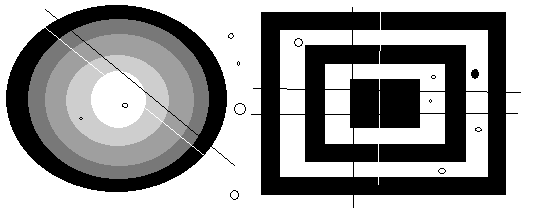
#> input picture CV02/circles_rects_noise.png, 544 x 219 px
$ python morph1.py
#> lines starting #> are read from the running program, lines starting #| are printed output that depends on the picture; after the words box and inside, x2 and y2 are one past the last pixel; in counts of white or black regions, pixels touching at a corner belong together
"""

1. 개요
    단순한 erode(), dilate() 함수의 용법을 적용하여 결과를 관찰한다.


erode(), dilate() 함수의 용법
    erode(), dilate() 함수는 iterations 회수를 지정할 수 있다.
    iterations=1일 때는 생략할 수 있다.
    사례: img1 = cv.erode(img, s, iterations=3)
    사례: img1 = cv.dilate(img, s, iterations=3)
    사례: cv.erode(img, s, iterations=1) = cv.erode(img, s, iterations=3)

"""

import cv2 as cv
import numpy as np

# step1: 아래 그레이 영상 혹은 칼라 영상 중의 하나를 선택하여 사용하시오.
#img = cv.imread('circles_rects.png', cv.IMREAD_GRAYSCALE)
img = cv.imread('circles_rects_noise.png', cv.IMREAD_GRAYSCALE)
#> img is the input picture: shape (219, 544); min 0, max 255, mean 158.7
#img = cv.imread('circles_rects_2.png', cv.IMREAD_GRAYSCALE)
cv.imshow("step1: original", img)
print(f"shape={img.shape}, dtype={img.dtype}")
#| shape=(219, 544), dtype=uint8

# step2: 필요시 이진화 시켜 활용
ret, img = cv.threshold(img, 0, 255, cv.THRESH_BINARY_INV+cv.THRESH_OTSU)
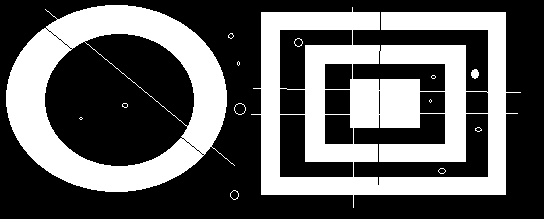
#> img: shape (219, 544); 37.3% white; 14 white regions (8 under 20 px), largest, box (x1, y1, x2, y2) and area: (251, 7, 521, 208) 27134, (6, 5, 235, 192) 17077, (471, 69, 479, 79) 61, (234, 103, 246, 115) 32, (294, 38, 303, 47) 24, (230, 190, 239, 200) 24
#> ret = 120
cv.imshow('step2: input for morphology operation', img)
print(f"shape={img.shape}, dtype={img.dtype}")
#| shape=(219, 544), dtype=uint8
key=cv.waitKey()
#> (key Esc is pressed here)

# 여러 종류의 StructuringElement중 하나를 정의하여 사용한다.
s3= cv.getStructuringElement(cv.MORPH_RECT, (3,3))
s5= cv.getStructuringElement(cv.MORPH_RECT, (5,5))
#s= cv.getStructuringElement(cv.MORPH_CROSS, (7,7))
#s= cv.getStructuringElement(cv.MORPH_ELLIPSE, (3,3))

# step3: iterations=1일 때의 침식과 팽창 결과를 한 화면에 보인다.
img1 = cv.erode(img, s3)     # iterations=1
#> img1: shape (219, 544); 33% white; 8 white regions, largest, box (x1, y1, x2, y2) and area: (262, 13, 505, 194) 12621, (7, 30, 201, 191) 8416, (48, 6, 226, 153) 6985
img2 = cv.dilate(img, s3)     # iterations=1
#> img2: shape (219, 544); 42.2% white; 13 white regions, largest, box (x1, y1, x2, y2) and area: (250, 6, 522, 209) 30663, (5, 4, 236, 193) 18997, (233, 102, 247, 116) 120
cv.imshow('step3: Erosion(3x3, iterations=1)|Dilation(3x3, iterations=1)', cv.hconcat((img1, img2)))
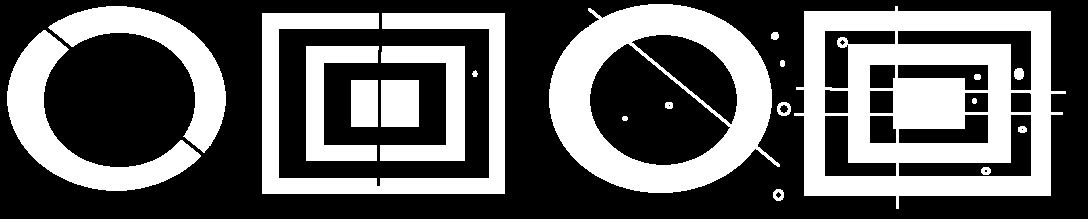
#> window 'step3: Erosion(3x3, iterations': shape (219, 1088); 37.6% white; 21 white regions, largest, box (x1, y1, x2, y2) and area: (794, 6, 1066, 209) 30663, (549, 4, 780, 193) 18997, (262, 13, 505, 194) 12621
cv.waitKey()

# step4: 아래 2개의 처리는 결과가 유사하다.
# 같을 수도 있으나 같으란 보장은 없다.
img1 = cv.erode(img, s3, iterations=3)
#> img1: shape (219, 544); 25.6% white; 7 white regions, largest, box (x1, y1, x2, y2) and area: (264, 15, 503, 192) 9421, (9, 33, 197, 189) 6812, (52, 8, 224, 149) 5610
img2 = cv.erode(img, s5, iterations=1)
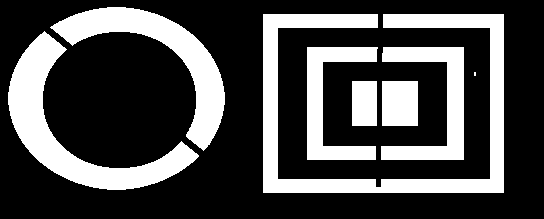
#> img2: shape (219, 544); 29.2% white; 8 white regions (1 under 20 px), largest, box (x1, y1, x2, y2) and area: (263, 14, 504, 193) 11017, (8, 31, 199, 190) 7607, (50, 7, 225, 151) 6289
cv.imshow('step4 Erosion: (3x3, iterations=3) | (5x5, iterations=1))', cv.hconcat((img1, img2)))
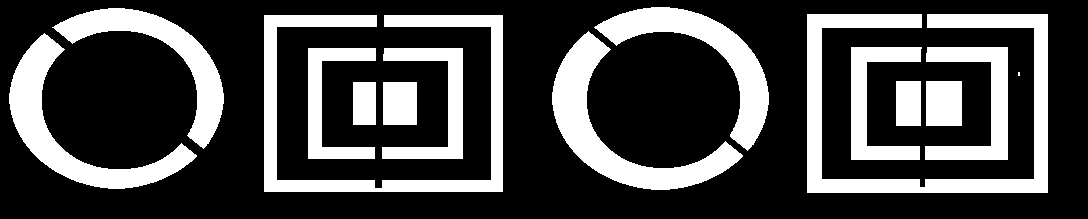
#> window 'step4 Erosion: (3x3, iteration': shape (219, 1088); 27.4% white; 15 white regions (1 under 20 px), largest, box (x1, y1, x2, y2) and area: (807, 14, 1048, 193) 11017, (264, 15, 503, 192) 9421, (552, 31, 743, 190) 7607
cv.waitKey()

# step5: dialtion에 대해서도 결과가 유사한지 살펴본다.
# 같을 수도 있으나 같으란 보장은 없다.
img1 = cv.dilate(img, s3, iterations=3)
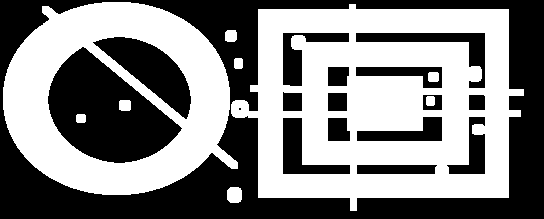
#> img1: shape (219, 544); 51.5% white; 17 black regions (1 under 20 px), largest, box (x1, y1, x2, y2) and area: (0, 0, 544, 219) 35247, (48, 47, 182, 163) 9033, (93, 37, 191, 119) 3362
img2 = cv.dilate(img, s5, iterations=1)
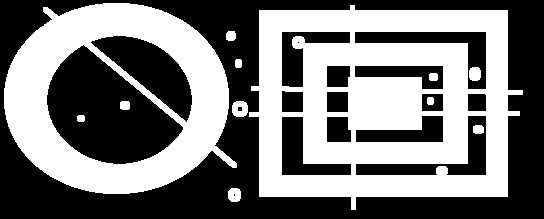
#> img2: shape (219, 544); 46.9% white; 12 white regions, largest, box (x1, y1, x2, y2) and area: (249, 5, 523, 210) 34057, (4, 3, 237, 194) 20844, (232, 101, 248, 117) 208
cv.imshow('step5 Dilation: (3x3, iterations=3) | (5x5, iterations=1)', cv.hconcat((img1, img2)))
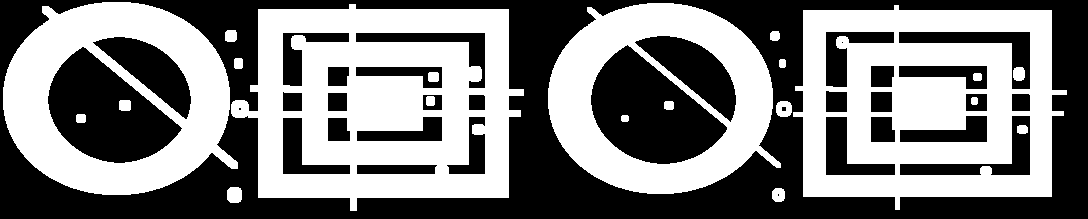
#> window 'step5 Dilation: (3x3, iteratio': shape (219, 1088); 49.2% white; 21 white regions, largest, box (x1, y1, x2, y2) and area: (231, 4, 524, 211) 37883, (793, 5, 1067, 210) 34057, (3, 2, 238, 195) 22665
cv.waitKey()

$ run again, with CV02/circles_rects_2.png copied over CV02/circles_rects_noise.png
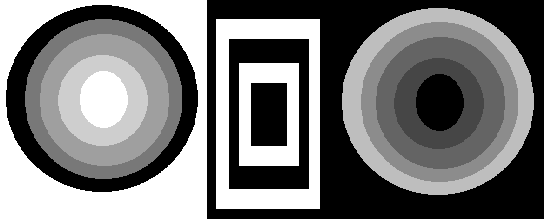
#> input picture CV02/circles_rects_2.png, 544 x 219 px
#> img is the input picture: shape (219, 544); min 0, max 255, mean 118.7
#| shape=(219, 544), dtype=uint8
#> `ret, img = cv.threshold(img, 0, 255, cv.THRESH_BINARY_INV+cv.THRESH_OT..`:
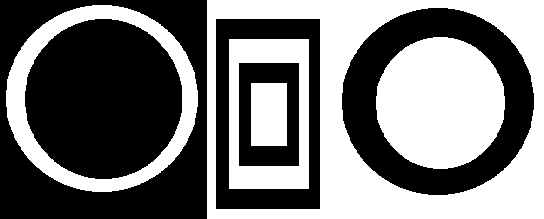
#> img: shape (219, 544); 46.8% white; 5 white regions, box (x1, y1, x2, y2) and area: (207, 0, 544, 219) 25861, (376, 37, 505, 169) 13396, (6, 5, 198, 192) 8435, (229, 39, 309, 189) 5820, (251, 83, 287, 146) 2268
#> ret = 100
#| shape=(219, 544), dtype=uint8
#> `cv.imshow('step5 Dilation: (3x3, iterations=3) | (5x5, iterations=1)',..`:
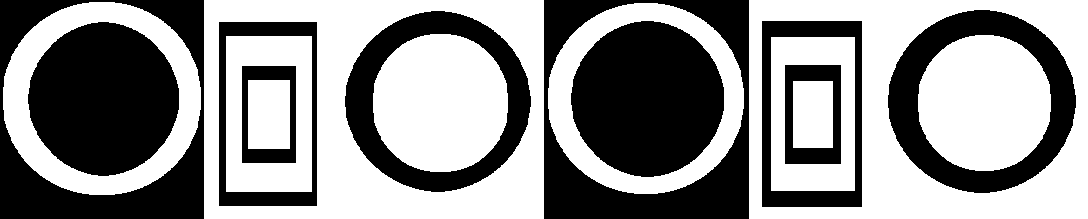
#> window 'step5 Dilation: (3x3, iteratio': shape (219, 1088); 56.2% white; 10 black regions, largest, box (x1, y1, x2, y2) and area: (571, 21, 724, 177) 18495, (28, 22, 179, 176) 17881, (544, 0, 749, 219) 15181
